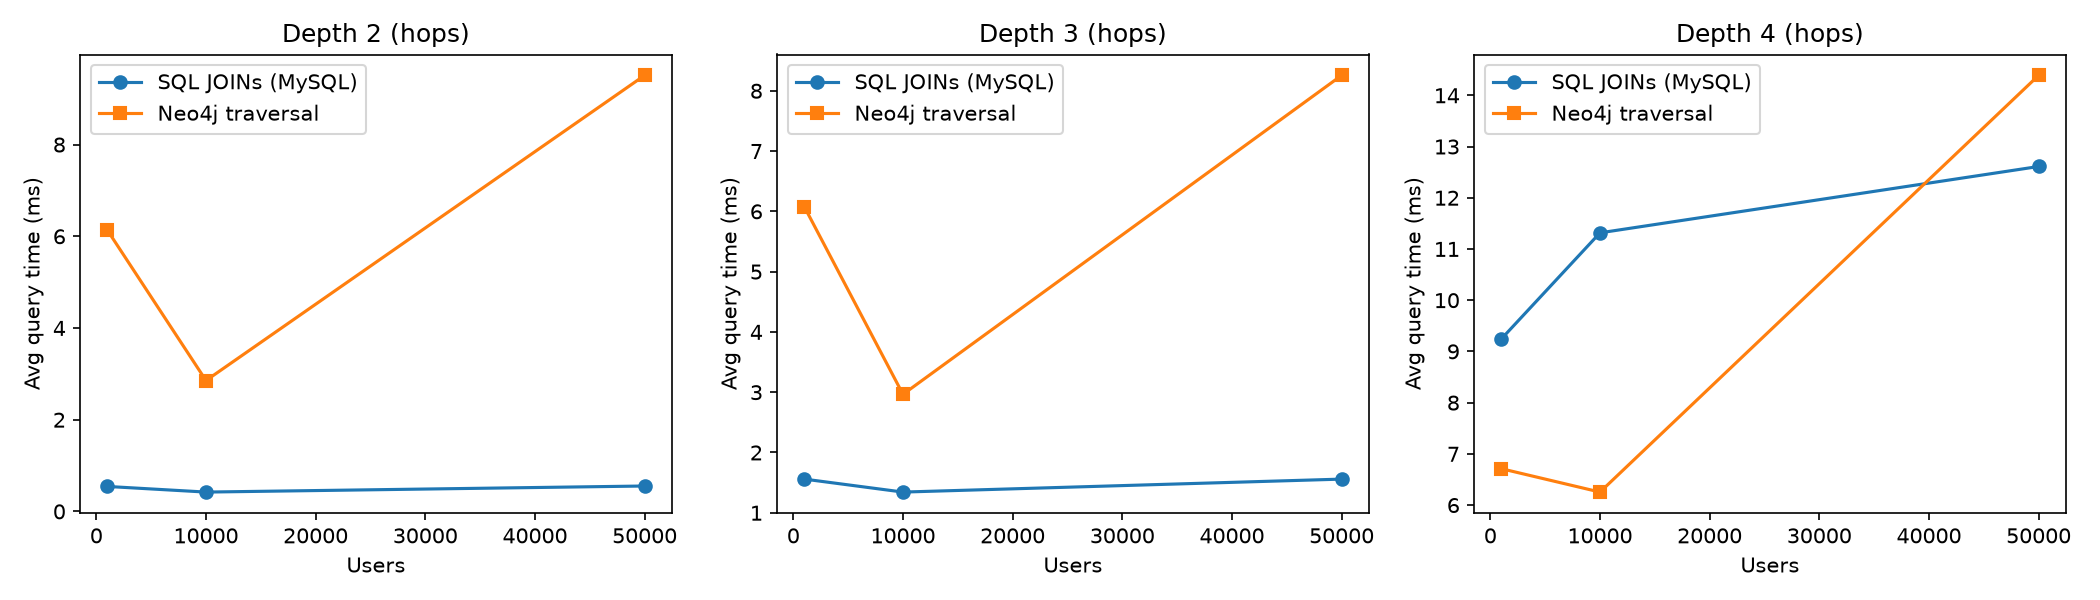

Source code (Python):
"""Step 3: relational JOINs (MySQL) vs graph traversal (Neo4j) at growing graph sizes."""
import random
import mysql.connector
import time

import matplotlib
matplotlib.use("Agg")
import matplotlib.pyplot as plt
from neo4j import GraphDatabase

import config

SIZES = [1000, 10000, 50000]
DEPTHS = [2, 3, 4]
SAMPLES = 20
random.seed(1)


def make_edges(n, out_degree=10):
    edges = []
    for u in range(1, n + 1):
        for v in random.sample(range(1, n + 1), out_degree + 1):
            if v != u:
                edges.append((u, v))
    return edges


def sql_query(d):
    joins = " ".join(f"JOIN bench_edges e{i} ON e{i}.src = e{i-1}.dst" for i in range(2, d + 1))
    return f"SELECT COUNT(DISTINCT e{d}.dst) FROM bench_edges e1 {joins} WHERE e1.src = %s"


def bench_sql(edges, starts):
    con = mysql.connector.connect(**config.MYSQL)
    cur = con.cursor()
    cur.execute("DROP TABLE IF EXISTS bench_edges")
    cur.execute("CREATE TABLE bench_edges (src INT, dst INT, INDEX idx_src (src))")
    for i in range(0, len(edges), 20000):
        cur.executemany("INSERT INTO bench_edges VALUES (%s, %s)", edges[i:i + 20000])
    con.commit()
    out = {}
    for d in DEPTHS:
        q = sql_query(d)
        t = time.perf_counter()
        for s in starts:
            cur.execute(q, (s,))
            cur.fetchall()
        out[d] = (time.perf_counter() - t) * 1000 / len(starts)
    cur.execute("DROP TABLE bench_edges")
    con.close()
    return out


def bench_neo4j(driver, edges, starts):
    with driver.session() as s:
        s.run("MATCH (n:BUser) CALL { WITH n DETACH DELETE n } IN TRANSACTIONS OF 5000 ROWS")
        s.run("CREATE CONSTRAINT buser_id IF NOT EXISTS FOR (u:BUser) REQUIRE u.id IS UNIQUE")
        ids = sorted({a for a, _ in edges} | {b for _, b in edges})
        for i in range(0, len(ids), 5000):
            s.run("UNWIND $ids AS i CREATE (:BUser {id:i})", ids=ids[i:i + 5000])
        for i in range(0, len(edges), 5000):
            rows = [{"a": a, "b": b} for a, b in edges[i:i + 5000]]
            s.run("UNWIND $rows AS r MATCH (a:BUser {id:r.a}), (b:BUser {id:r.b}) CREATE (a)-[:F]->(b)", rows=rows)
        out = {}
        for d in DEPTHS:
            q = f"MATCH (a:BUser {{id:$id}})-[:F*{d}]->(x) RETURN count(DISTINCT x) AS c"
            t = time.perf_counter()
            for sid in starts:
                s.run(q, id=sid).single()
            out[d] = (time.perf_counter() - t) * 1000 / len(starts)
    return out


if __name__ == "__main__":
    driver = GraphDatabase.driver(config.NEO4J_URI, auth=config.NEO4J_AUTH)
    results = {}
    for n in SIZES:
        print(f"Benchmarking {n} users ...")
        edges = make_edges(n)
        starts = random.sample(range(1, n + 1), SAMPLES)
        results[n] = {"sql": bench_sql(edges, starts), "neo4j": bench_neo4j(driver, edges, starts)}

    print("\nUsers | Depth | SQL (ms) | Neo4j (ms)")
    for n in SIZES:
        for d in DEPTHS:
            print(f"{n:>6} | {d:>5} | {results[n]['sql'][d]:>8.2f} | {results[n]['neo4j'][d]:>10.2f}")

    fig, axes = plt.subplots(1, len(DEPTHS), figsize=(14, 4))
    for ax, d in zip(axes, DEPTHS):
        ax.plot(SIZES, [results[n]["sql"][d] for n in SIZES], "o-", label="SQL JOINs (MySQL)")
        ax.plot(SIZES, [results[n]["neo4j"][d] for n in SIZES], "s-", label="Neo4j traversal")
        ax.set_title(f"Depth {d} (hops)"); ax.set_xlabel("Users"); ax.set_ylabel("Avg query time (ms)")
        ax.legend()
    plt.tight_layout(); plt.savefig("benchmark.png", dpi=150)
    print("Saved benchmark.png")
    driver.close()
